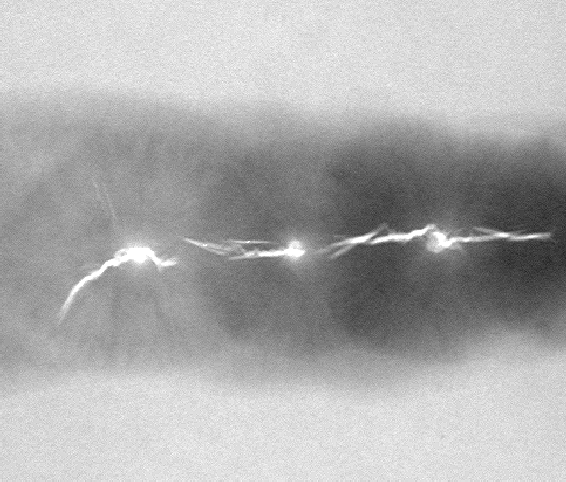
#> input picture oving3/images/Fig1051(a)(defective_weld).tif, 566 x 482 px, found by its file name
$ python Task1b.py
#> lines starting #> are read from the running program, lines starting #| are printed output that depends on the picture
### oving3/ImageTools.py
from PIL import Image
from random import randint
from math import floor, ceil
import os


# [6 lines left out: function __applyPixel, not called in this run]

"""Applies a filter h in the form of a 2D list to a PIL.Image I"""
# [10 lines left out: function applyFilterInSD, not called in this run]

"""Converts a 2D list M to a PIL.Image"""
# [5 lines left out: function matrixToImage, not called in this run]

"""Converts a PIL.Image to a 2D list"""
# [4 lines left out: function imageToMatrix, not called in this run]

"""Prints a 2D list in a more lucid manner"""
def printMatrix(A):
    for row in A:
        print(row)

"""Gets the path to the images folder of a project or processed images folder for saving"""
def getImagePath(imageName, save=False):
    path = os.path.dirname(os.path.abspath(__file__))
    path += ("\\processed images\\" if save else "\\images\\") + imageName
    return path

"""A box filter ha and a gaussian filter hg"""
ha = [[1/9 for _ in range(3)] for _ in range(3)]
h = [[1, 4, 6, 4, 1],
     [4, 16, 24, 16, 4],
     [6, 24, 32, 24, 6],
     [4, 16, 24, 16, 4],
     [1, 4, 6, 4, 1]]
hg = [[i * 1/256 for i in row] for row in h]

### oving3/Task1b.py
from Task1a import *


'''
I           --  A PIL.Image
seeds       --  Tuple of coordinates with the form (y, x)
thresh_lim  --  A manually set threshold which is the range seed's intensity -+ thresh_lim
                If it is not defined, thresholds will be generated in a slighly more sophisticated manner
neumann     --  If set to True, the growth function will use neumann connectivity to find neighbours
                If not defined, the growth function uses moor connectivity

Returns:
A PIL.Image that has gotten the region growing method applied to it

How it works:
to_visit are pixels that have not been looked at yet. When a pixel is looked at it checks the
homogeneity criteria for whether this pixel belongs in this region. If it does belong,
it will be given the same value as the seed and its neighbours will be added to to_visit.
This process continues until to_visit is empty and it tries the same process with a new seed
until it has gone through all the seeds.

get_neighbours ensures only new unvisited pixels are added that are within the edge of the
image.
'''
def region_growing_method(I, seeds, thresh_lim=None, neumann=False):
    width, height = I.size
    m = np.matrix(I)
    thresholds = gen_thresholds(m, seeds)
    visited = set()
    for seed in seeds:
        to_visit = set([seed])
        seed_inte = m.item(seed)
        while to_visit:
            coord = to_visit.pop()
            if homogeneity_criteria(m.item(coord), thresholds[seed], seed_inte, thresh_lim):
                m.itemset(coord, seed_inte)
                [to_visit.add(n) for n in get_neighbours(m, coord, visited, neumann)]
                visited.add(coord)
    return Image.fromarray(m)


'''
inte        --  Intensity value for a pixel we are currently checking
bounds      --  A tuple holding a low bound and a top bound intensity value calculated from the seed
                we are currently working from.
seed_inte   --  Intensity value of the seed, this is only used if a thresh_lim is set
thresh_lim  --  A manually set threshold which is the range seed's intensity -+ thresh_lim
                If it is not defined, inte and bounds will be used to check the criteria

Returns:
A boolean determining if the given intensity inte holds the homogeneity criteria

How it works:
It will either check criteria based on the genereated bounds using inte and bound or if thresh_lim
is defined, it will use a more primitive check for criteria using seed_inte and thresh_lim
'''
def homogeneity_criteria(inte, bounds, seed_inte, thresh_lim=None):
    if thresh_lim is None and inte >= bounds[0] and inte <= bounds[1]:
        return True
    return thresh_lim is not None and abs(seed_inte - inte) < thresh_lim


'''
Input:
m           --  A numpy.matrix representation of the image
coord_tuple --  Tuple of coordinate with the form (y, x) for the pixel we are getting neighbours from
visited     --  A set of coordinates representing all pixels that has already been visited
neumann     --  If set to True, the function will use neumann connectivity to find neighbours
                If not defined, the function uses moor connectivity

Returns:
A list of coordinates being legal neighbours of the given coord_tuple

How it works:
It finds all adjecent pixels and only return those who have not been visited and are within
the bounds of the matrix.
'''
def get_neighbours(m, coord_tuple, visited, neumann=False):
    y, x = coord_tuple
    max_y, max_x = m.shape
    coords = []
    for val in -1, 1:
        coord_pair = [(y, x + val), (y + val, x)]
        if neumann:
            coord_pair += [(y + val, x + val), (y - val, x + val)]
        for coord in coord_pair:
            c_y, c_x = coord
            if (coord not in visited) and c_x > 0 and c_x < max_x and c_y > 0 and c_y < max_y:
                coords.append(coord)
    return coords


'''
m       --  A numpy.matrix representation of the image
seeds   --  Tuple of coordinates with the form (y, x)

Returns:
A dictionary with the coordinate tuple of a seed as key, and a tuple holding the lower and upper bound
for the intensity belonging to the seed.

How it works:
It finds a range between the intensities of each seed.
For example:
seed_1 has intensity 80, seed_2 has intensity 170 and seed_3 has intensity 210
Then the bound for:
seed_1: [0, 125], seed_2: [126, 190], seed_3: [191, 255]
'''
def gen_thresholds(m, seeds):
    thresholds = dict()
    intensities = sorted([(seed, m.item(seed)) for seed in seeds], key=lambda x: x[1])
    ranges = [-1]
    for i in range(0, len(intensities) - 1):
        seed, inte0 = intensities[i]
        _, inte1 = intensities[i + 1]
        ranges.append(ceil((inte0 + inte1)/2))
        thresholds[seed] = (ranges[i] + 1, ranges[i + 1])
    thresholds[intensities[-1][0]] = (ranges[-1] + 1, 255)
    return thresholds


if __name__ == "__main__":
    I1 = Image.open(getImagePath("Fig1051(a)(defective_weld).tif")).convert('L')
#> I1 is the input picture: PIL image 566x482 L; min 33, max 255, mean 173.4
    I2 = region_growing_method(I1, ((255, 140), (200, 315), (50, 275), (450, 290)))
#> in gen_thresholds, `intensities = sorted([(seed, m.item(seed)) for seed in seeds], key=lam..`: intensities = [((200, 315), 121), ((450, 290), 231), ((50, 275), 243), ((255, 140), 255)]
#> the loop in gen_thresholds, `for i in range(0, len(intensities) - 1):` made 3 passes
#> (seed, inte0, inte1) on passes 1 to 3: ((200, 315), 121, 231), ((450, 290), 231, 243), ((50, 275), 243, 255)
#> after the loop in gen_thresholds, `for i in range(0, len(intensities) - 1):`: ranges = [-1, 176, 237, 249]; thresholds = {(200, 315): (0, 176), (450, 290): (177, 237), (50, 275): (238, 249)}
#> in region_growing_method, `thresholds = gen_thresholds(m, seeds)`: thresholds = {(200, 315): (0, 176), (450, 290): (177, 237), (50, 275): (238, 249), (255, 140): (250, 255)}
#> the loop in region_growing_method, `for seed in seeds:` made 4 passes
#> seed_inte on pass 1: 255
#> after the loop in region_growing_method, `for seed in seeds:`:
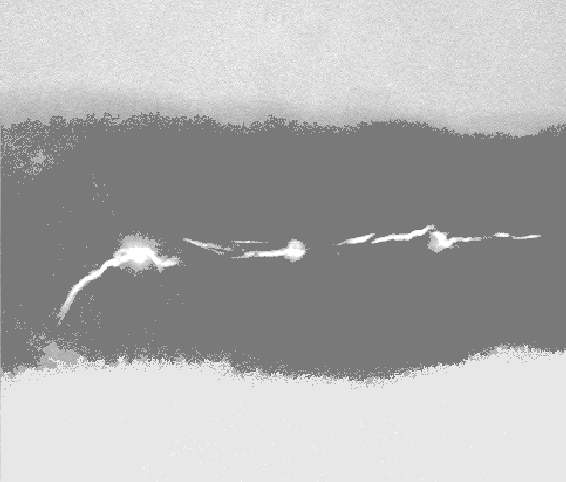
#> m: shape (482, 566); min 121, max 255, mean 173.7
    I2.show()
    '''
    I2.save(getImagePath("Task-1b-growth-method.png", True))
    '''
